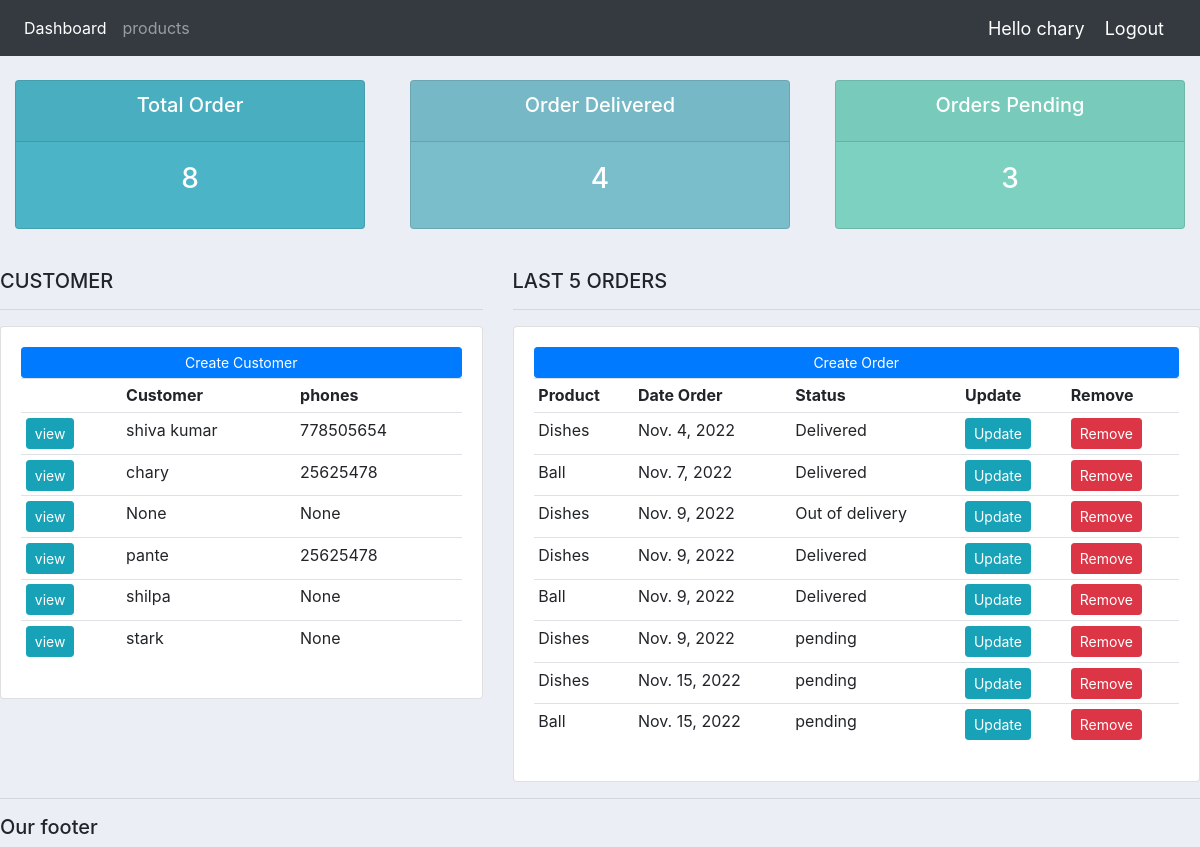
The app's page / (signed in) with its own data.
### me/models.py (models this page shows, shortened)
class customer(models.Model):
    user=models.OneToOneField(User,null=True,blank=True,on_delete=models.CASCADE)
    name=models.CharField(max_length=250,null=True)
    phone=models.CharField(max_length=250,null=True)
    email=models.CharField(max_length=250,null=True)
    profile_pic=models.ImageField(default="img20220201_11465869.jpg",null=True,blank=True)
    date_created=models.DateTimeField(auto_now_add=True,null=True)

class order(models.Model):
    STATUS=(
        ('pending','pending'),
        ('Out of delivery','Out of delivery'),
        ('Delivered','Delivered'),
    )
    customer=models.ForeignKey(customer,null=True,on_delete=models.SET_NULL)
    product=models.ForeignKey(product,null=True,on_delete=models.SET_NULL)
    date_created=models.DateField(auto_now_add=True,null=True,blank=True)
    status=models.CharField(max_length=200,null=True,choices=STATUS,blank=True)
    note=models.CharField(max_length=1000,null=True)

class product(models.Model):
    CATEGORY=(
        ('Indoor','Indoor'),
        ('Outdoor','Outdoor'),
    )
    name= models.CharField(max_length=200, null= True)
    price=models.FloatField(null=True)
    category=models.CharField(max_length=200, null=True,choices=CATEGORY)
    description=models.CharField(max_length=200,null=True,blank=True)
    date_created=models.DateField(auto_now_add= True,null=True)
    tags=models.ManyToManyField(Tag)
    def __str__(self):
        return self.name

### me/decorator.py (the view)
    def wrapper_function(request,*args,**kwargs):
        group=None
        if request.user.groups.exists():
            group=request.user.groups.all()[0].name
        if group =='customer':
            return redirect('user-page')
        if group=='admin':
            return view_func(request,*args,**kwargs)

### me/decorator.py (called while the page is built)
def admin_only(view_func):
    def wrapper_function(request,*args,**kwargs):
        group=None
        if request.user.groups.exists():
            group=request.user.groups.all()[0].name
        if group =='customer':
            return redirect('user-page')
        if group=='admin':
            return view_func(request,*args,**kwargs)
    return wrapper_function

### me/views.py (called while the page is built)
@login_required(login_url='login')
@admin_only
def home(request):
   orders=order.objects.all()
   customers=customer.objects.all()
   total_customers=customers.count()
   total_orders=orders.count()
   delivered=orders.filter(status='Delivered').count()
   pending=orders.filter(status='pending').count()
   context={'orders':orders,'customers':customers,
   'total_orders':total_orders,'delivered':delivered,'pending':pending}
   return render(request,'accounts/dashboard.html',context)

### me/templates/accounts/dashboard.html
 {% extends 'accounts/main.html' %}
    {% block content %}
    {% include 'accounts/status.html' %}
<br>
<div class="row">
    <div class="col-md-5">
        <h5>CUSTOMER</h5>
        <hr>
        <div class="card card-body">
            <a class ="btn btn-primary btn-sm btn-block" href="">Create Customer
            </a>
            <table class ="table table-sm">
                <tr>
                    <th></th>
                    <th>Customer</th>
                    <th>phones</th>
                </tr>
                    {%for customer in customers %}
                    <tr>
                        <td><a class="btn btn-sm btn-info" href="{% url 'customer' customer.id %}">view</a></td>
                         <td>{{customer.name}}</td>
                         <td>{{customer.phone}}</td>
                    </tr>
                    {%endfor%}
            </table>
        </div>
    </div>
    <div class="col-md-7">
        <h5>LAST 5 ORDERS</h5>
        <hr>
        <div class="card card-body">
            <a class="btn btn-primary btn-sm btn-block" href="">Create Order</a>
            <table class ="table table-sm">
                <tr>
                    <th>Product</th>
                    <th>Date Order</th>
                    <th>Status</th>
                    <th>Update</th>
                    <th>Remove</th>
                </tr>
               {% for order in orders %}
               <tr>
                <td>{{order.product}}</td>
                <td>{{order.date_created}}</td>
                <td>{{order.status}}</td>
                <td> <a class="btn btn-sm btn-info" href="{% url 'update_order' order.id %}">Update</a></td>
                <td><a class="btn btn-sm btn-danger" href="{% url 'delete_order' order.id %}">Remove</a></td>
               </tr>
               {% endfor  %}
            </table>
        </div>
    </div>
</div>
{% endblock %}

### me/templates/accounts/main.html (shortened to what this page needs)
{% load static %}
<!DOCTYPE html>
<html lang="en">
<head>
    <link rel="stylesheet" href="https://cdn.jsdelivr.net/npm/bootstrap@4.0.0/dist/css/bootstrap.min.css">
    <link rel="stylesheet" href="{% static 'css/main.css' %}">
</head>
<body>
    {% include 'accounts/navbar.html' %}
    {% block content %}
    {% endblock %}
    <hr>
    <h5>Our footer</h5>
</body>
</html>

### me/templates/accounts/navbar.html (shortened to what this page needs)
{% load static %}
<nav class="navbar navbar-expand-lg navbar-dark bg-dark">
    <div class="collapse navbar-collapse" id="navbarNav">
        <ul class="navbar-nav">
          {%if request.user.is_staff %}
        <li class="nav-item active">
          <a class="nav-link" href="{% url 'home' %}">Dashboard </a>
        </li>
        <li class="nav-item">
          <a class="nav-link" href="{% url 'products' %}">products</a>
        </li>
        {%else%}
        <li class="nav-item">
          <a class="nav-link" href="{% url 'account' %}">Setting</a>
        </li>
        {%endif%}
      </ul>
    </div>
    <span class ="hello-msg">Hello {{request.user}}</span>
    <span > <a class ="hello-msg" href="{%url 'logout' %}">Logout</a></span>
  </nav>

### me/templates/accounts/status.html
<br>
<div class="row">
    <div class="col">
        <div class="col-md">
            <div class="card text-center text-white  mb-3" id="total-orders">
                <div class="card-header">
                    <h5 class="card-title">Total Order</h5>
                </div>
                <div class="card-body">
                    <h3 class="card-title">{{total_orders}}</h3>
                </div>
            </div>
        </div>
    </div>
    <div class="col">
        <div class="cod-mid">
            <div class="card text-center text-white mb-3" id="orders-delivered">
                <div class="card-header">
                    <h5 class="card-title">Order Delivered</h5>
                </div>
                <div class="card-body">
                    <h3 class="card-title">{{delivered}}</h3>
                </div>
            </div>
        </div>
    </div>
    <div class="col">
        <div class="col-md">
            <div class="card text-center text-white mb-3" id="orders-pending">
                <div class="card-header">
                    <h5 class ="card-title">Orders Pending</h5>
                </div>
                <div class="card-body">
                    <h3 class="card-title">{{pending}}</h3>
                </div>
            </div>
        </div>
    </div>
</div>

### static/css/main.css (style rules this page uses)
body { background-color: #ebeff5 ; }
#total-orders { background-color: #4cb4c7; }
#orders-delivered { background-color: #7abecc; }
#orders-pending { background-color: #7CD1C0; }

### me/templates/accounts/navbar.html (style rules this page uses)
.hello-msg { font-size: 18px; color: #fff; margin-right: 20px; }

### records on screen
customer: name "shiva kumar", phone "778505654"
customer: name "chary", phone "25625478"
customer: name "None", phone "None"
customer: name "pante", phone "25625478"
customer: name "shilpa", phone "None"
customer: name "stark", phone "None"
order: product "Dishes", date_created "Nov. 4, 2022", status "Delivered"
order: product "Ball", date_created "Nov. 7, 2022", status "Delivered"
order: product "Dishes", date_created "Nov. 9, 2022", status "Out of delivery"
order: product "Dishes", date_created "Nov. 9, 2022", status "Delivered"
order: product "Ball", date_created "Nov. 9, 2022", status "Delivered"
order: product "Dishes", date_created "Nov. 9, 2022", status "pending"
order: product "Dishes", date_created "Nov. 15, 2022", status "pending"
order: product "Ball", date_created "Nov. 15, 2022", status "pending"

### other values on screen
{{ request.user }} "chary"
{{ total_orders }} "8"
{{ delivered }} "4"
{{ pending }} "3"
